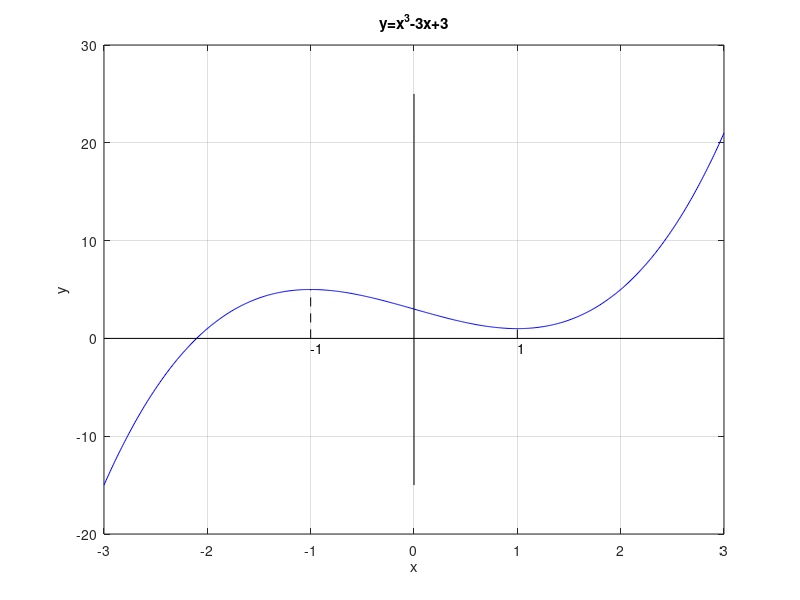

Recreate this plot in MATLAB.
close all

% Graphe of y = x^3 - 3x + 3
x=-3:0.01:3;
y= x.^3 - 3*x + 3;
plot(x,y,'b')
hold
grid

% x-axis
x=[-3,3];
y=[0,0];
plot(x,y,'k')

% y-axis
x=[0,0];
y=[-15,25];
plot(x,y,'k')

% line x = -1
x=[-1,-1];
y=[0,5];
plot(x,y,'--k');
text(-1,-1,'-1')

% line x = 1
x=[1,1];
y=[0,1];
plot(x,y,'--k');
text(1,-1,'1')

% title and labels
title('y=x^3-3x+3')
xlabel('x')
ylabel('y')
